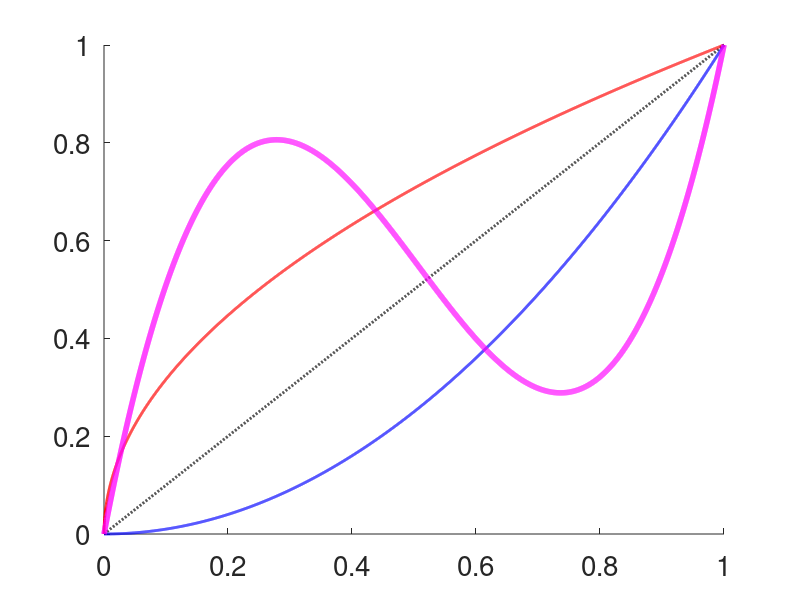

This figure's MATLAB source:
xs = linspace(0, 1, 5000);
ys1 = xs;
ys2 = xs .^ 0.5;
ys3 = xs .^ 2;
ys4 = (808/75) * (xs .^ 3) - 16.4 * (xs .^ 2) + (497/75) * xs;

figure(1);
clf;
hold on;
plot(xs, ys1, 'k--', 'linewidth', 2);
plot(xs, ys2, 'r-', 'linewidth', 2);
plot(xs, ys3, 'b-', 'linewidth', 2);
plot(xs, ys4, 'm-', 'linewidth', 4);

axis([0 1 0 1]);
set(gca, 'fontsize', 20);
